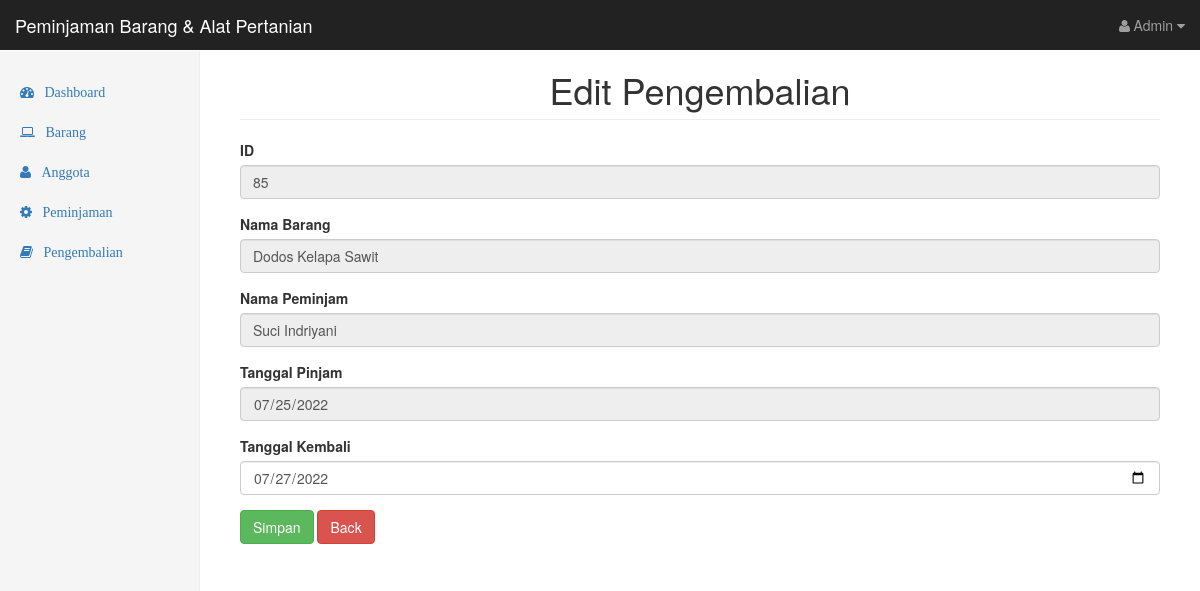
The app's page /editpengembalian.php?id_pengembalian=47 (signed in) with its own data.
### tables this page shows
CREATE TABLE IF NOT EXISTS `pengembalian` (
  `id` int(11) NOT NULL AUTO_INCREMENT,
  `id_brg` int(11) NOT NULL,
  `id_anggota` int(11) NOT NULL,
  `id_peminjaman` int(11) NOT NULL,
  `tgl_kembali` date NOT NULL,
  `penerima` varchar(40) NOT NULL,
  PRIMARY KEY (`id`),
  KEY `id_brg` (`id_brg`,`id_anggota`),
  KEY `id_peminjaman` (`id_peminjaman`),
  KEY `id_peminjam` (`id_anggota`)
);

CREATE TABLE IF NOT EXISTS `peminjaman` (
  `id_peminjaman` int(10) NOT NULL AUTO_INCREMENT,
  `id_brg` int(11) NOT NULL,
  `id_anggota` int(11) NOT NULL,
  `kode_brg` varchar(40) NOT NULL,
  `tgl_pinjam` date NOT NULL,
  `tgl_kembali` date NOT NULL,
  `deadline` date NOT NULL,
  `jumlah` int(8) NOT NULL,
  `status` tinyint(1) NOT NULL DEFAULT '0',
  `penerima` varchar(40) NOT NULL,
  `denda` int(20) NOT NULL,
  PRIMARY KEY (`id_peminjaman`),
  KEY `id_brg` (`id_brg`,`id_anggota`),
  KEY `id_peminjam` (`id_anggota`),
  KEY `id_anggota` (`id_anggota`),
  KEY `id_brg_2` (`id_brg`)
);

CREATE TABLE IF NOT EXISTS `barang` (
  `id_brg` int(11) NOT NULL AUTO_INCREMENT,
  `nama_brg` varchar(255) NOT NULL,
  `kode_barang` varchar(20) NOT NULL,
  `jenis_brg` varchar(255) NOT NULL,
  `stok_brg` varchar(255) NOT NULL,
  `foto` varchar(250) NOT NULL,
  PRIMARY KEY (`id_brg`)
);

CREATE TABLE IF NOT EXISTS `anggota` (
  `id_anggota` int(11) NOT NULL AUTO_INCREMENT,
  `nama` varchar(40) NOT NULL,
  `password` varchar(40) NOT NULL,
  `kelas` varchar(40) NOT NULL,
  `no_hp` varchar(12) NOT NULL,
  PRIMARY KEY (`id_anggota`)
);

### editpengembalian.php (the view, shortened to what this page needs)
<?php
include "config/koneksi.php" ?>
<!DOCTYPE html>
<html lang="en">
  <head>
    <link href="bootstrap/dist/css/bootstrap.min.css" rel="stylesheet">
    <link href="bootstrap/dist/css/global.css" rel="stylesheet">
    <link href="bootstrap/font-awesome/css/font-awesome.min.css" rel="stylesheet" type="text/css">
  </head>
  <body>
<nav class="navbar navbar-inverse navbar-fixed-top">
  <div class="container-fluid">
    <div class="navbar-header">
      <a class="navbar-brand" href="#">Peminjaman Barang & Alat Pertanian</a>
    </div>
    <div id="navbar" class="navbar-collapse collapse">
      <ul class="nav navbar-nav navbar-right">
        <li class="dropdown">
          <a class="dropdown-toggle" data-toggle="dropdown">
            <i class="fa fa-user fa-fw"></i>Admin <i class="fa fa-caret-down"></i>
          </a>
      </li>
      </ul>
    </div>
  </div>
</nav>
<div class="container-fluid">
  <div class="row">
    <div class="col-sm-3 col-md-2 sidebar">
      <ul class="nav nav-sidebar">
        <li class=""><a href="#"><i class="fa fa-dashboard">&nbsp;&nbsp;&nbsp;Dashboard</i></a></li>
        <li><a href="barang.php"><i class="fa fa-laptop">&nbsp;&nbsp;&nbsp;Barang</i></a></li>
        <li><a href="peminjam.php"><i class="fa fa-user">&nbsp;&nbsp;&nbsp;Anggota</i></a></li>
        <li><a href="peminjaman.php"><i class="fa fa-gear">&nbsp;&nbsp;&nbsp;Peminjaman</i></a></li>
        <li><a href="pengembalian.php"><i class="fa fa-book">&nbsp;&nbsp;&nbsp;Pengembalian</i></a></li>
      </ul>
    </div>
    <div class="col-sm-9 col-sm-offset-3 col-md-10 col-md-offset-2 main">
      <center><h1 class="page-header">Edit Pengembalian</h1></center>
          <section class="row">
            <div class="col-md-12">
            <div class="box box-danger">
            <?php
              $id = $_GET['id_pengembalian'];
              $query = $mysqli->query("SELECT pengembalian.*,
                        barang.id_brg,
                        barang.nama_brg,
                        peminjaman.id_peminjaman,
                        peminjaman.tgl_pinjam,
                        peminjaman.status,
                        anggota.id_anggota,
                        anggota.nama
                        FROM pengembalian JOIN barang
                        ON pengembalian.id_brg=barang.id_brg JOIN anggota
                        ON pengembalian.id_anggota=anggota.id_anggota JOIN peminjaman
                        ON peminjaman.id_peminjaman=pengembalian.id_peminjaman
                        WHERE pengembalian.id='$id'");
              $qu = mysqli_fetch_array($query);
                ?>
              <form role="form" action="proseseditpengembalian.php?id=<?= $id ?>" method="post">
              <div class = "box-body">
              <div class ="form-group">
                <label for="exampleInputEmail1">ID</label>
                <input type="text" disable value="<?php echo $qu['id_peminjaman'] ?>" name="id" class="form-control" placeholder="" disabled>
                </div>
                <div class ="form-group">
                <label for="exampleInputPassword1">Nama Barang</label>
                <input type="text" name="nama_brg" readonly="" class="form-control" value="<?= $qu['nama_brg'] ?>">
                </div>
               <div class ="form-group">
                <label for="exampleInputPassword1">Nama Peminjam</label>
                <input type="text" name="nama" class="form-control" value="<?= $qu['nama'] ?>" readonly>
                </div>
                 <div class ="form-group">
                <label for="exampleInputPassword1">Tanggal Pinjam</label>
               <input type="date" value="<?php echo date('Y-m-d', strtotime($qu['tgl_pinjam'])) ?>"  name="tgl_pinjam"
                class="form-control datepicker" required readonly>
                </div>
                <div class="form-group">
                  <label>Tanggal Kembali</label>
                  <input type="date" name="tgl_kembali" class="form-control" value="<?= date('Y-m-d', strtotime($qu['tgl_kembali'])) ?>">
                </div>
        <button type="submit" class="btn btn-success">Simpan</button>
        <a href="peminjaman.php" class="btn btn-danger">Back</a>
        </div>
        </form>
        </section>
      </div>
    </div>
  </div>
<?php require_once "templates/footer.php" ?>

### records on screen
pengembalian: id "85", nama_brg "Dodos Kelapa Sawit", nama "Suci Indriyani", tgl_pinjam "07/25/2022", tgl_kembali "07/27/2022"
